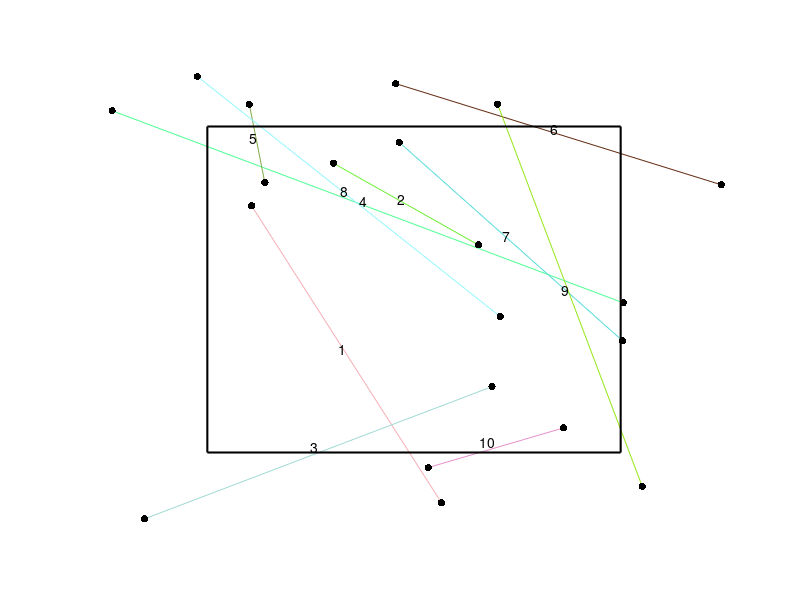
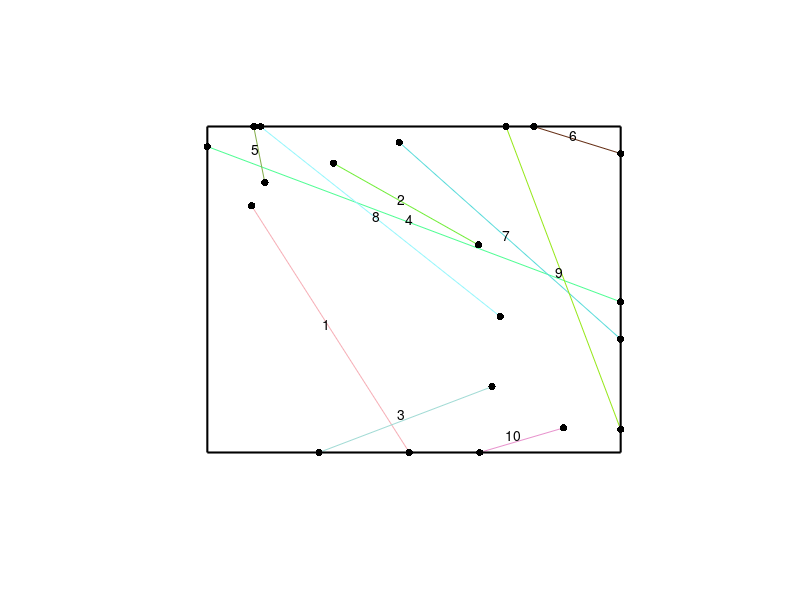
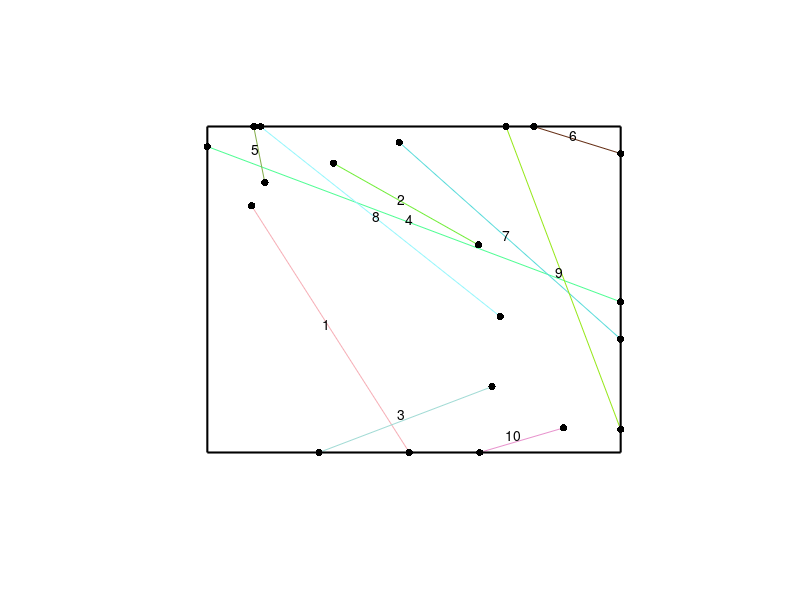

Recreate these plots in MATLAB, in order.
% Consider a collection of (finite) line segments scattered on a
% two-dimensional (finite) window. This code finds the points where the
% segments intersect with a rectangular box with its parallel to the
% Cartesian axes.
%
% The intersection points are found by first deriving the linear equations
% (with form y=mx+c) of the corresponding lines of each segment. Then the
% x and y (interception) values are calculated based on the dimensions of
% the rectangular box.
%
% The segments are then truncuated, so that only segments inside the box
% remain.
%
% The results are also plotted if there are less than 30 segments.
%
% Labelling convention: N, S, E, W for North, South, East, West edges of the
% box, meaning the top, bottom, right, and left sides of the box.
%
% Author: H. Paul Keeler, 2022.
% Website: hpaulkeeler.com
% Repository: github.com/hpaulkeeler/posts
% For more details, see the post:
% hpaulkeeler.com/line-segments-intersecting-with-a-rectangle/

clearvars; close all; clc;

rng(3); %seed random number generator for reproducing results

%simulation window parameters
%rectangle dimensions
xDelta=1; %width
yDelta=1; %height
x0=0; %x centre
y0=0; %y centre
%rectangle corners
xMin=x0-xDelta/2; %minimum x value
xMax=x0+xDelta/2; %maximum x value
yMin=y0-yDelta/2; %minimum y value
yMax=y0+yDelta/2; %maximum y value

%box dimensions
dimBox=[xMin, yMin, xDelta, yDelta];

%extended simulation windows parameters
%delta scale
scaleDeltaExt=1.5;
xDeltaExt=xDelta*scaleDeltaExt;
yDeltaExt=yDelta*scaleDeltaExt;
%rectangle corners
xMinExt=x0-xDeltaExt/2;
xMaxExt=x0+xDeltaExt/2;
yMinExt=y0-yDeltaExt/2;
yMaxExt=y0+yDeltaExt/2;
areaTotalExt=xDeltaExt*yDeltaExt; %area of extended rectangle

%extended simulation window dimensions
xLim=[xMinExt, xMaxExt];
yLim=[yMinExt, yMaxExt];

%Simulate Binomial point process on extended window for the segment ends
numbSegs=10;%number of segements
xxSeg=xDeltaExt*(rand(2,numbSegs))+xMinExt;%x coordinates
yySeg=yDeltaExt*(rand(2,numbSegs))+yMinExt;%y coordinates

%%%START - Test Case - START%%%
%x and y coordinates of segments
%xxSeg=[-6,-2,-6,2,3;-3,-2,6,4,6]/10;
%yySeg=[-4,-6,3,2,6;-6,4,3,1,7]/10;
%numbSegs=length(xxSeg(1,:));  
%%%END - Test Case - END%%%

%Label convention: N, E, S, W for North, East, South, West edges of the box

%%%START - Helper Functions - START%%%
%check if a number s is inside an interval [sMin,sMax]
funBooleIn=@(s,sMin,sMax)(s>=sMin&s<=sMax);
%checks if x or y value of edge crosses vertical or horizontal boundary
funBooleCrossBound=@(z1,z2,zBound)(xor(z1>=zBound,z2>=zBound));

%define functions for line parameters
fun_m=@(x1,y1,x2,y2)((y2-y1)./(x2-x1)); %slope value
fun_y0=@(x,y,c)(y-c.*x); %y intercept value
fun_x=@(y,y0,c)(y-y0)./c; %find x value given y, m, c
fun_y=@(x,m,c)(m.*x+c); %find y value given x, m, c
%%% END -- Helper Functions -- END %%%

%%% START -- Sort x and y by x values -- START %%%
xxSegTemp=xxSeg;
yySegTemp=yySeg;
%need to swap x values for calculating gradients
booleSwap=(xxSeg(1,:)>xxSeg(2,:));  %find where x values need swapping
%swap x values based on x values so smallest x value is first (ie left)
xxSeg(1,booleSwap)=xxSegTemp(2,booleSwap);
xxSeg(2,booleSwap)=xxSegTemp(1,booleSwap);
%swap y values based on x values
yySeg(1,booleSwap)=yySegTemp(2,booleSwap);
yySeg(2,booleSwap)=yySegTemp(1,booleSwap);
%%% END -- Sort by x values --  END %%%

%%% START -- Find segment/line parameters -- START %%%
%calculate gradients/slopes (ie m value) for all edges
slopeSeg=fun_m(xxSeg(1,:),yySeg(1,:),xxSeg(2,:),yySeg(2,:));
%calcualte y intersecpts of all edges
yInterSeg=fun_y0(xxSeg(2,:),yySeg(2,:),slopeSeg);

%find the segments that intersect with the box edges/boundaries
%x values for north and south box edges
xSegN=fun_x(yMax,yInterSeg,slopeSeg);
xSegS=fun_x(yMin,yInterSeg,slopeSeg);
%y values for east and west box edges
ySegE=fun_y(xMax,slopeSeg,yInterSeg);
ySegW=fun_y(xMin,slopeSeg,yInterSeg);
%%% END -- Find segment/line parameters -- END %%%

%%%START - Various indicators such as segments crossing edges - START%%%
%indicator fuctions that are outside box (infinitely extended) boundaries
booleN=yySeg>yMax; %segment ends above the north box edge
booleS=yySeg<yMin; %segment ends below the south box edge
booleE=xxSeg>xMax; %segment ends right of the east box edge
booleW=xxSeg<xMin; %segment ends left of the westbox edge

%segment ends that lie ubside the box
booleIn=(~booleE)&(~booleW)&(~booleN)&(~booleS);
%segment ends that lie outside the box
booleOut=~booleIn;
%find segment *both* ends lie  outside the box
booleOutBoth=and(booleOut(1,:),booleOut(2,:));

%segments crossing north box edge
booleCrossBoxN=funBooleCrossBound(yySeg(1,:),yySeg(2,:),yMax)...
    &funBooleIn(xSegN,xMin,xMax);
%segments crossing south box edge
booleCrossBoxS=funBooleCrossBound(yySeg(1,:),yySeg(2,:),yMin)...
    &funBooleIn(xSegS,xMin,xMax);
%segments crossing east box edge
booleCrossBoxE=funBooleCrossBound(xxSeg(1,:),xxSeg(2,:),xMax)...
    &funBooleIn(ySegE,yMin,yMax);
%segments crossing west box edge
booleCrossBoxW=funBooleCrossBound(xxSeg(1,:),xxSeg(2,:),xMin)...
    &funBooleIn(ySegW,yMin,yMax);

%find non-intersecting (with box) segments
booleNoCrossBox=((~booleCrossBoxN)&(~booleCrossBoxS)...
    &(~booleCrossBoxE)&(~booleCrossBoxW));

%keep edges interior and intersecting segments
booleKeep=~(booleNoCrossBox&booleOutBoth);
%%%END - Various indicators such as segments crossing edges - END%%%

%%%START - Replace old segment ends with new ones - START%%%
%find new edge end values for intersecting edges
%north box edge
xxSegTruncN=xSegN(booleCrossBoxN);
yySegTruncN=yMax*ones(size(xxSegTruncN));
%south box edge
xxSegTruncS=xSegS(booleCrossBoxS);
yySegTruncS=yMin*ones(size(xxSegTruncS));
%east box edge
xxSegTruncE=ySegE(booleCrossBoxE);
yySegTruncE=xMax*ones(size(xxSegTruncE));
%west box edge
xxSegTruncW=ySegW(booleCrossBoxW);
yySegTruncW=xMin*ones(size(xxSegTruncW));

%new x and y values
xxSegTrunc=xxSeg;
yySegTrunc=yySeg;

%intersecting segment ends that need replacing
%Note: the function repmat is used as booleCrossBox refers to segments,
%not segement ends, meaning two dimensional arrays are needed
booleReplaceN=booleN&booleOut&repmat(booleCrossBoxN,2,1); %north
booleReplaceS=booleS&booleOut&repmat(booleCrossBoxS,2,1); %south
booleReplaceE=booleE&booleOut&repmat(booleCrossBoxE,2,1); %east
booleReplaceW=booleW&booleOut&repmat(booleCrossBoxW,2,1); %west

%replament step
%north edge
xxSegTrunc(booleReplaceN)=xxSegTruncN;
yySegTrunc(booleReplaceN)=yySegTruncN;
%south edge
xxSegTrunc(booleReplaceS)=xxSegTruncS;
yySegTrunc(booleReplaceS)=yySegTruncS;
%east edge
xxSegTrunc(booleReplaceW)=yySegTruncW;
yySegTrunc(booleReplaceW)=xxSegTruncW;
%est edge
xxSegTrunc(booleReplaceE)=yySegTruncE;
yySegTrunc(booleReplaceE)=xxSegTruncE;

%remove segments that do not intersect with box or lie outside the box
xxSegBoxed=[xxSegTrunc(1,booleKeep);xxSegTrunc(2,booleKeep)];
yySegBoxed=[yySegTrunc(1,booleKeep);yySegTrunc(2,booleKeep)];
numbSegsBoxed=sum(booleKeep); %number of kept lines
%%%END - Replace old segment ends with new ones  END%%%

%%%START - Plotting - START%%%
%random matrices for line colours
colorMat=rand(numbSegs,3);
colorMatBoxed=colorMat(booleKeep,:);
%segment labels correspond to their order
labelSegAll=cellstr(num2str((1:numbSegs)'));
labelSegBoxed=cellstr(num2str(find(booleKeep)'));

%loop through  three plots
for kk=1:3       
    switch kk
        case 1
            %plot original segments
            xxPlotTemp=xxSeg;
            yyPlotTemp=yySeg;
            colorMatTemp=colorMat;
            labelSegTemp=labelSegAll;
        case 2
            %plot truncated (intersecting) segments or lie completely outside the box
            xxPlotTemp=xxSegTrunc;
            yyPlotTemp=yySegTrunc;
            colorMatTemp=colorMat;
            labelSegTemp=labelSegAll;
        case 3
            %plot final segments that intersect with or lie inside the box
            xxPlotTemp=xxSegBoxed;
            yyPlotTemp=yySegBoxed;
            colorMatTemp=colorMatBoxed;
            labelSegTemp=labelSegBoxed;
    end
    figure; hold on;
    numbSegTemp=length(xxPlotTemp(1,:));
    for ii=1:numbSegTemp
        %loop through each segment and plot
        plot(xxPlotTemp(:,ii),yyPlotTemp(:,ii),'color',colorMatTemp(ii,:));
    end
    %draw rectangle
    rectangle('Position',dimBox,'EdgeColor','k', 'LineWidth',1.5);
    xlim(xLim);
    ylim(yLim);
    %remove ticks on x and y axes
    xticks([]);
    yticks([]);
    set(gca,'xcolor','none','ycolor','none'); %remove axis lines
    %plot segment ends
    plot(xxPlotTemp,yyPlotTemp,'k.','MarkerSize',16);

    %label segements for small number of segements
    if numbSegTemp<30
        xxTextTemp=mean(xxPlotTemp);
        yyTextTemp=mean(yyPlotTemp);
        %number the points/cells
        labels=cellstr(num2str((1:numbSegTemp)'));%labels correspond to their order
        text(xxTextTemp, yyTextTemp, labels, 'VerticalAlignment','bottom', ...
            'HorizontalAlignment','right');
    end
    
end

%
%
% %plot original segments
% figure; hold on;
% for ii=1:numbSegs
%     %loop through each segment and plot
%     plot(xxSeg(:,ii),yySeg(:,ii),'color',colorMat(ii,:));
% end
% %draw rectangle
% rectangle('Position',dimBox,'EdgeColor','k', 'LineWidth',1.5);
% xlim(xLim*1.5);
% ylim(yLim*1.5);
% %remove ticks on x and y axes
% xticks([]);
% yticks([]);
% set(gca,'xcolor','none','ycolor','none'); %remove axis lines
%
% %label segements for small number of segements
% if numbSegs<5
%     xxPlot=mean(xxSeg);
%     yyPlot=mean(yySeg);
%     %number the points/cells
%     labels=cellstr(num2str((1:numbSegs)'));%labels correspond to their order
%     text(xxPlot, yyPlot, labels, 'VerticalAlignment','bottom', ...
%         'HorizontalAlignment','right');
% end
%
% %plot truncated (intersecting) segments or lie completely outside the box
% figure; hold on;
% for ii=1:numbSegs
%     %loop through each segment and plot
%     plot(xxSegTrunc(:,ii),yySegTrunc(:,ii),'color',colorMat(ii,:));
% end
% rectangle('Position',dimBox,'EdgeColor','k', 'LineWidth',1.5);
% xlim(xLim*1.5);
% ylim(yLim*1.5);
% %remove ticks on x and y axes
% xticks([]);
% yticks([]);
% set(gca,'xcolor','none','ycolor','none'); %remove axis lines
% %plot (truncated) segment ends
% plot(xxSegTrunc,yySegTrunc,'k.','MarkerSize',16);
%
% %plot final segments that intersect with or lie inside the box
% figure; hold on;
% for ii=1:numbSegsBoxed
%     %loop through each segment and plot
%     plot(xxSegBoxed(:,ii),yySegBoxed(:,ii),'color',colorMatBoxed(ii,:));
% end
% rectangle('Position',dimBox,'EdgeColor','k', 'LineWidth',1.5);
% xlim(xLim*1.5);
% ylim(yLim*1.5);
% %remove ticks on x and y axes
% xticks([]);
% yticks([]);
% set(gca,'xcolor','none','ycolor','none'); %remove axis lines
% %plot (truncated) segment ends
% plot(xxSegBoxed,yySegBoxed,'k.','MarkerSize',16);
%%%END - Plotting - END%%%

%GRAVE YARD

%indexCrossBoxW=funIndexCrossBound(vx(1,:),vx(2,:),xMin);
%indexCrossS=xor(vy(1,:)>yMin,vy(2,:)>yMin);
%indexCrossBoxS=indexCrossS&funIndexCross(xSegN,xMin,xMax);
%indexCrossS=funIndexCross(xSegS,xMin,xMax);


%figure; hold on;
%north
%lineNorth=[xMin, yMax; xMax, yMax];
%plot(lineNorth(:,1),lineNorth(:,2),'r');
%east
%lineEast=[xMax, yMin; xMax, yMax];
%plot(lineEast(:,1),lineEast(:,2),'g');
%south
%lineSouth=[xMin, yMin; xMax, yMin];
%plot(lineNorth(:,1),lineNorth(:,2),'b');
%west
%lineWest=[xMin, yMin; xMin, yMax];
%plot(lineWest(:,1),lineWest(:,2),'m');

%
% %define line intersection functions
% %https://blogs.mathworks.com/loren/2011/09/08/intersecting-lines-part-2/
% A = @(lineA,lineB) [lineA(1,:) - lineA(2,:); lineB(2,:) - lineB(1,:)]';
% pq = @(lineA,lineB) linsolve(A(lineA,lineB),(lineB(2,:) - lineA(2,:))');
% isIntersect = @(lineA,lineB) all(all(pq(lineA,lineB)*[1 -1]+[0 1;0 1]>=0));
%
% booleCross=false(numbEdge,4);
%
% for ii=1:numbEdge
%     edgeTemp_x=vx(:,ii);
%     edgeTemp_y=vy(:,ii);
%     lineTemp=[edgeTemp_x(:),edgeTemp_y(:)];
%
%     booleCross(ii,1)=isIntersect(lineTemp,lineNorth);
%     booleCross(ii,2)=isIntersect(lineTemp,lineEast);
%     booleCross(ii,3)=isIntersect(lineTemp,lineSouth);
%     booleCross(ii,4)=isIntersect(lineTemp,lineWest);
%
%
% end
%
%
% figure; hold on;
% voronoi(xx,yy);
% plot(xx,yy,'k.');
% rectangle('Position',dimRect,'EdgeColor','k');
%
% colorFour='rbgm';
% for jj=1:4
%     vxB=vx(:,booleCross(:,jj));
%     vyB=vy(:,booleCross(:,jj));
%     plot(vxB,vyB, 'Color',colorFour(jj));
% end
%
% xlim([xMin, xMax]*1.5);
% ylim([xMin, yMax]*1.5);
%
%yInterceptSeg=vyOrdered(2,:)-slopeSeg.*vxOrdered(2,:);%slopeSeg=(vyOrdered(2,:)-vyOrdered(1,:))./(vxOrdered(2,:)-vxOrdered(1,:));

%xSegN=(yMax-yInterceptSeg)./slopeSeg;

% % replace segments ends (outside of box) with their box intersections
% vxBoxed1=vxOrder;
% vyBoxed1=vyOrder;
%
% indexReplaceW=indexOut(1,:)&indexCrossBoxW; %edges crossing the west box
% vxBoxed1(1,indexReplaceW)=vxW; %replace left edge with west box edge value
% vyBoxed1(1,indexReplaceW)=vyW; %replace left edge with west box edge value
%
% indexReplaceE=indexOut(2,:)&indexCrossBoxE; %edges crossing the west box
% vxBoxed1(2,indexReplaceE)=vxE; %replace right edge with east box edge value
% vyBoxed1(2,indexReplaceE)=vyE; %replace right edge with east box edge value
%

% %plot the intersections of edges and box edges
% plot(vxN,vyN,'b.', 'MarkerSize',9); %north box edge
% plot(vxS,vyS,'g.', 'MarkerSize',9); %south box edge
%
% plot(vxE,vyE,'r.', 'MarkerSize',9); %east box edge
% plot(vxW,vyW,'c.', 'MarkerSize',9); %west box edge



% %N, E, S, W for North,East, South, West
% indexN=vy<yMax;
% indexE=vx>xMin;
% indexS=vy>yMin;
% indexW=vx<xMax;
% indexIn=indexN&indexE&indexS&indexW; %inside box
% indexOut=~indexIn;
%
% plot(vx(indexIn),vy(indexIn), 'k.','MarkerSize', 9);
% xlim(xLim*1.5);
% ylim(yLim*1.5);


%
%  for ii=2:2
%      %x values for north and south edges
%      xSegNS=fun_x(yLim(ii),yInterSeg,slopeSeg);
%      indexCrossBoxNS=funBooleCrossBound(yySeg(1,:),yySeg(2,:),yLim(ii))...
%      &funBooleIn(xSegNS,xMin,xMax);
%      vxNS=xSegNS(indexCrossBoxNS);
%      vyNS=yLim(ii)*ones(size(vxNS));
%
%
%  end
%booleOut=~(funBooleIn(vxOrder,xMin,xMax)&funBooleIn(vyOrder,yMin,yMax));
